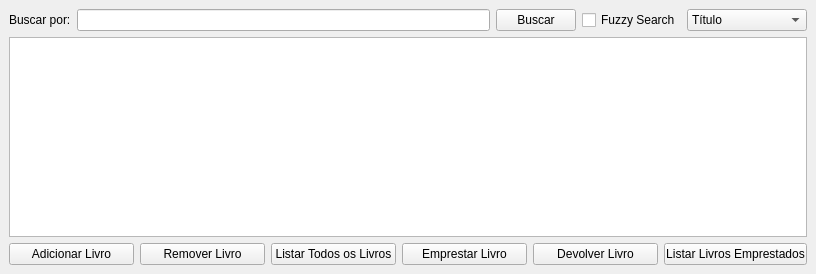
<?xml version="1.0" encoding="UTF-8"?>
<ui version="4.0">
 <class>MainWindow</class>
 <widget class="QMainWindow" name="MainWindow">
  <property name="geometry">
   <rect>
    <x>0</x>
    <y>0</y>
    <width>816</width>
    <height>274</height>
   </rect>
  </property>
  <property name="windowTitle">
   <string>Alexandria</string>
  </property>
  <widget class="QWidget" name="centralwidget">
   <layout class="QVBoxLayout" name="verticalLayout">
    <item>
     <layout class="QHBoxLayout" name="horizontalLayout">
      <item>
       <widget class="QLabel" name="searchLabel">
        <property name="text">
         <string>Buscar por:</string>
        </property>
       </widget>
      </item>
      <item>
       <widget class="QLineEdit" name="searchEdit"/>
      </item>
      <item>
       <widget class="QPushButton" name="searchButton">
        <property name="text">
         <string>Buscar</string>
        </property>
       </widget>
      </item>
      <item>
       <widget class="QCheckBox" name="fuzzyCheckBox">
        <property name="text">
         <string>Fuzzy Search</string>
        </property>
       </widget>
      </item>
      <item>
       <widget class="QComboBox" name="searchComboBox">
        <property name="minimumSize">
         <size>
          <width>120</width>
          <height>0</height>
         </size>
        </property>
        <item>
         <property name="text">
          <string>Título</string>
         </property>
        </item>
        <item>
         <property name="text">
          <string>Autor</string>
         </property>
        </item>
        <item>
         <property name="text">
          <string>ISBN</string>
         </property>
        </item>
       </widget>
      </item>
     </layout>
    </item>
    <item>
     <widget class="QTableView" name="booksTableView"/>
    </item>
    <item>
     <layout class="QHBoxLayout" name="horizontalLayout_2">
      <item>
       <widget class="QPushButton" name="addBookButton">
        <property name="minimumSize">
         <size>
          <width>125</width>
          <height>0</height>
         </size>
        </property>
        <property name="text">
         <string>Adicionar Livro</string>
        </property>
       </widget>
      </item>
      <item>
       <widget class="QPushButton" name="removeBookButton">
        <property name="minimumSize">
         <size>
          <width>125</width>
          <height>0</height>
         </size>
        </property>
        <property name="text">
         <string>Remover Livro</string>
        </property>
       </widget>
      </item>
      <item>
       <widget class="QPushButton" name="listBooksButton">
        <property name="minimumSize">
         <size>
          <width>125</width>
          <height>0</height>
         </size>
        </property>
        <property name="text">
         <string>Listar Todos os Livros</string>
        </property>
       </widget>
      </item>
      <item>
       <widget class="QPushButton" name="borrowBookButton">
        <property name="minimumSize">
         <size>
          <width>125</width>
          <height>0</height>
         </size>
        </property>
        <property name="text">
         <string>Emprestar Livro</string>
        </property>
       </widget>
      </item>
      <item>
       <widget class="QPushButton" name="returnBookButton">
        <property name="minimumSize">
         <size>
          <width>125</width>
          <height>0</height>
         </size>
        </property>
        <property name="text">
         <string>Devolver Livro</string>
        </property>
       </widget>
      </item>
      <item>
       <widget class="QPushButton" name="listBorrowedButton">
        <property name="minimumSize">
         <size>
          <width>125</width>
          <height>0</height>
         </size>
        </property>
        <property name="text">
         <string>Listar Livros Emprestados</string>
        </property>
       </widget>
      </item>
     </layout>
    </item>
   </layout>
  </widget>
 </widget>
 <resources/>
 <connections/>
</ui>
